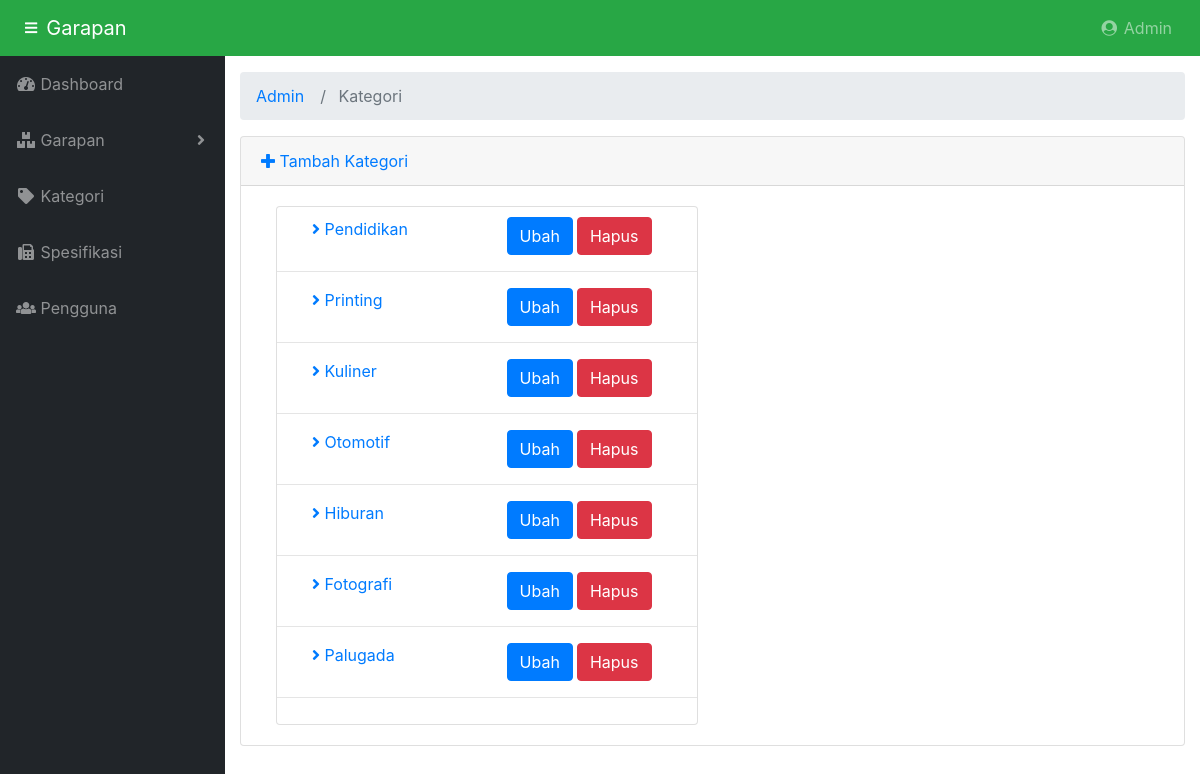
The app's page /index.php/admin/kategori with its own data.
### tables this page shows
CREATE TABLE `lelangags_kategori` (
  `kategori_id` int(11) NOT NULL,
  `kategori_nama` varchar(50) NOT NULL,
  `kategori_parentid` int(11) NOT NULL,
  `kategori_subparentid` int(11) NOT NULL,
  `kategori_cid` varchar(17) NOT NULL,
  `kategori_cdate` datetime NOT NULL DEFAULT current_timestamp(),
  `kategori_uid` varchar(17) NOT NULL,
  `kategori_udate` datetime NOT NULL ON UPDATE current_timestamp(),
  `kategori_status` int(1) NOT NULL
);

### application/controllers/admin/Kategori.php (called while the page is built, shortened)
<?php
class Kategori extends CI_Controller {
	function __construct(){
		$this->load->library(array('form_validation'));
		$this->load->helper(array('url','form'));
		$this->load->model('m_crud');
	}
	public function index()
	{
	    $this->load->view("admin/includes/header");
        $this->load->view("admin/includes/js");
        $data['controller'] = $this;
        $data['parent'] = $this->m_crud->selectBy('lelangags_kategori', array('kategori_parentid'=>0,'kategori_status'=>status_enable));
        $this->load->view('admin/v_kategori', $data);
	}
}

### index.php (called while the page is built, shortened)
<?php
require_once BASEPATH.'core/CodeIgniter.php';

### application/models/M_crud.php (called while the page is built, shortened)
<?php
class m_crud extends CI_Model
{
	function selectBy($table, $where){
		$this->db->where($where);
		$result = $this->db->get($table);
		return $result->result();
	}
}

### application/views/admin/v_kategori.php (the view, shortened to what this page needs)
<!DOCTYPE html>
<html lang="en">
<body id="page-top">
	<div id="wrapper">
		<div id="content-wrapper">
			<div class="container-fluid">
			<div class="card mb-3">
				<div class="card-header">
					<a href="<?=base_url()?>admin/kategori/tambah/baru"><i class="fas fa-plus"></i> Tambah Kategori</a>
				</div>
				<div class="card-body">
					<div class="col-md-6">
						<div class="list-group card card-news" style="padding:10px 0px;">
							<?php $x=0; $y=0; foreach($parent as $val){ ?>
							<div clas="col-md-12" style="padding-left:20px;">
							    <div class="col-md-12">
    								<a href="#item-<?=$x?>" style="" class="list" data-toggle="collapse">
    									<i class="fas fa-angle-right"></i> <?=$val->kategori_nama?>
    								</a>
    								<a href="<?=base_url()?>admin/kategori/hapus/<?=$val->kategori_id?>" class="btn btn-danger" style="float:right; margin-right:30px;">Hapus</a>
        							<a href="<?=base_url()?>admin/kategori/ubah/<?=$val->kategori_id?>" class="btn btn-primary mr-1" style="float:right;">Ubah</a>
    							</div>
							</div>
								<?php foreach($controller->getSub($val->kategori_id) as $sub){?>
								<div class="col-md-12 py-2" style="">
									<div class="col-md-12">
    									<a style="margin-left:20px; background:;" href='#item-<?php echo "$x-$y"?>' class="list" data-toggle="collapse" style="">
    										<i class="fas fa-angle-right"></i> <?=$sub->kategori_nama?>
    									</a>
									    <a href="<?=base_url()?>admin/kategori/hapus/<?=$sub->kategori_id?>" class="btn btn-danger" style="float:right;">Hapus</a>
    									<a href="<?=base_url()?>admin/kategori/ubah/<?=$sub->kategori_id?>" class="btn btn-primary mr-1" style="float:right;">Ubah</a>
									</div>
								</div><hr/>
								<div class="list-group collapse" id="item-<?php echo "$x-$y"; ?>">
									<div class="col-md-12"></div>
									<?php foreach($controller->getProduk($sub->kategori_id) as $produk){ ?>
									<div class="col-md-12 py-2" style="">
									    <div class="col-md-12">
    										<li style="margin-left:40px;" class='list'>
    											<?=$produk->kategori_nama?>
    											<a href="<?=base_url()?>admin/kategori/hapus/<?=$produk->kategori_id?>" class="btn btn-danger" style="float:right;">Hapus</a>
    									        <a href="<?=base_url()?>admin/kategori/ubah/<?=$produk->kategori_id?>" class="btn btn-primary mr-1" style="float:right;">Ubah</a>
    										</li>
									    </div>
									</div><hr>
									<?php } $y++;?>
								</div><hr/>
								<?php } $x++;?>
							<hr/>
							<?php } ?>
						</div>
					</div>
				</div>
				</div>
			</div>
		</div>
	</div>
</body>
</html>

### assets/css/sb-admin.css (style rules this page uses)
html { position: relative; min-height: 100%; }
body { height: 100%; }
#wrapper { display: -webkit-box; display: -ms-flexbox; display: flex; }
#wrapper #content-wrapper { overflow-x: hidden; width: 100%; padding-top: 1rem; padding-bottom: 80px; }
:root { --input-padding-x: 0.75rem; --input-padding-y: 0.75rem; }

### records on screen
lelangags_kategori: kategori_nama "Pendidikan"
lelangags_kategori: kategori_nama "Printing"
lelangags_kategori: kategori_nama "Kuliner"
lelangags_kategori: kategori_nama "Otomotif"
lelangags_kategori: kategori_nama "Hiburan"
lelangags_kategori: kategori_nama "Fotografi"
lelangags_kategori: kategori_nama "Palugada"

### other values on screen
$segment "Admin"
$segment "Kategori"
